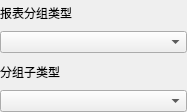
<?xml version="1.0" encoding="UTF-8"?>
<ui version="4.0">
 <class>w_rpt_report_frame_cash</class>
 <widget class="QWidget" name="w_rpt_report_frame_cash">
  <property name="geometry">
   <rect>
    <x>0</x>
    <y>0</y>
    <width>187</width>
    <height>112</height>
   </rect>
  </property>
  <property name="windowTitle">
   <string>Form</string>
  </property>
  <layout class="QVBoxLayout" name="verticalLayout">
   <property name="leftMargin">
    <number>0</number>
   </property>
   <property name="topMargin">
    <number>0</number>
   </property>
   <property name="rightMargin">
    <number>0</number>
   </property>
   <property name="bottomMargin">
    <number>0</number>
   </property>
   <item>
    <widget class="QLabel" name="label_group">
     <property name="text">
      <string>报表分组类型</string>
     </property>
    </widget>
   </item>
   <item>
    <widget class="lds_ComboBox" name="comboBox_group"/>
   </item>
   <item>
    <widget class="QLabel" name="label_group_2">
     <property name="text">
      <string>分组子类型</string>
     </property>
    </widget>
   </item>
   <item>
    <widget class="lds_ComboBox" name="comboBox_group_2"/>
   </item>
  </layout>
 </widget>
 <customwidgets>
  <customwidget>
   <class>lds_ComboBox</class>
   <extends>QComboBox</extends>
   <header>lds_combobox.h</header>
  </customwidget>
 </customwidgets>
 <resources/>
 <connections/>
</ui>
